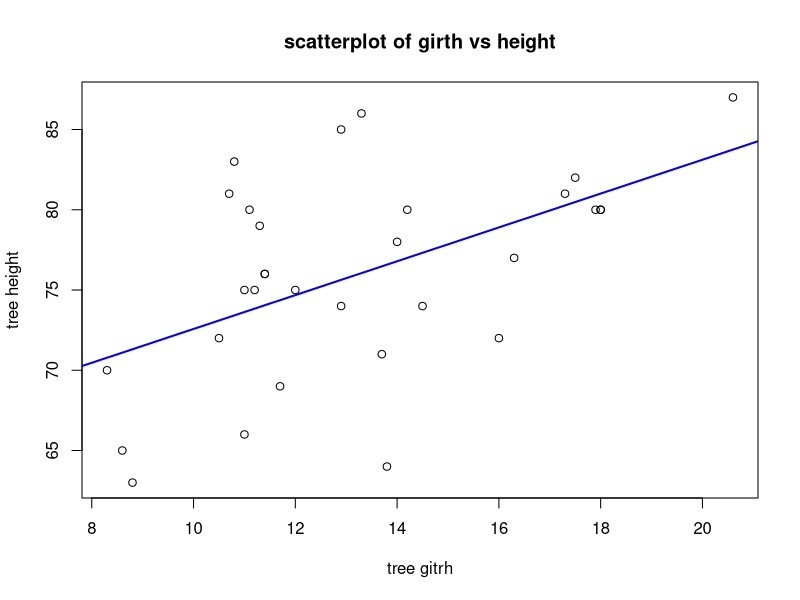

Reproduce this figure in R.
attach(trees)
plot(Girth,Height,main="scatterplot of girth vs height",xlab = "tree gitrh",ylab="tree height")
abline(lm(Height~Girth),col="blue",lwd=2)
